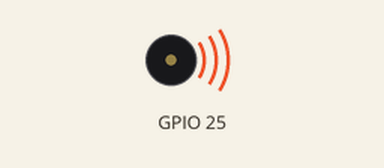
Simulated run of this sketch. Board: ESP32. Shown: buzzer (waves = sounding).

Above: at 0.2 s.
At 5.4 s:
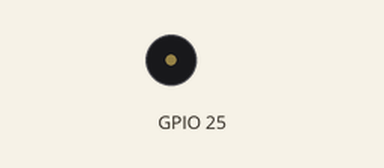
Timing chart, 0 to 6.9 s (numbered marks = the images above):
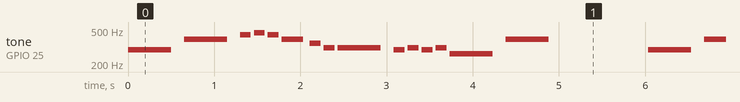

Measured:
- by itself, tone on GPIO 25: plays 294 Hz for 0.50 s, 392 Hz for 0.50 s, 440 Hz for 0.13 s, 466 Hz for 0.13 s, 440 Hz for 0.13 s, 392 Hz for 0.25 s … (326 notes in this stretch)

The sketch:

sketch.ino
```cpp
#define LEDC_CHANNEL 0
#define LEDC_TIMER_BIT 8

#define do 262
#define re  294
#define sol  392
#define la  440
#define siB 466
#define fa  349
#define miB 311

int melody[] = { re, sol, la, siB, la, sol, fa, miB, miB, re, miB, re, miB, do, sol};
int durations[] = { 2 , 2, 8, 8, 8, 4, 8, 8, 2, 8, 8, 8, 8 , 2 , 2 };
// 2 = half note
// 4 = quarter
//  8 = eighth

bool playingNow = false;

void setup() {
  Serial.begin(115200);

  ledcSetup(LEDC_CHANNEL, 2000, LEDC_TIMER_BIT);
  ledcAttachPin(25, LEDC_CHANNEL);
}

void loop() {
  playMelody(melody, durations, sizeof(melody) / sizeof(melody[0]));
  delay(1000);
}

void playMelody(int notes[], int durations[], int length) {
  if (playingNow) return;
  playingNow = true;

  for (int i = 0; i < length; i++) {
    int duration = 1000 / durations[i];

    ledcWriteTone(LEDC_CHANNEL, notes[i]);

    delay(duration);

    ledcWriteTone(LEDC_CHANNEL, 0);
    delay(duration * 0.3); // 30%
  }

  playingNow = false;
}
```
